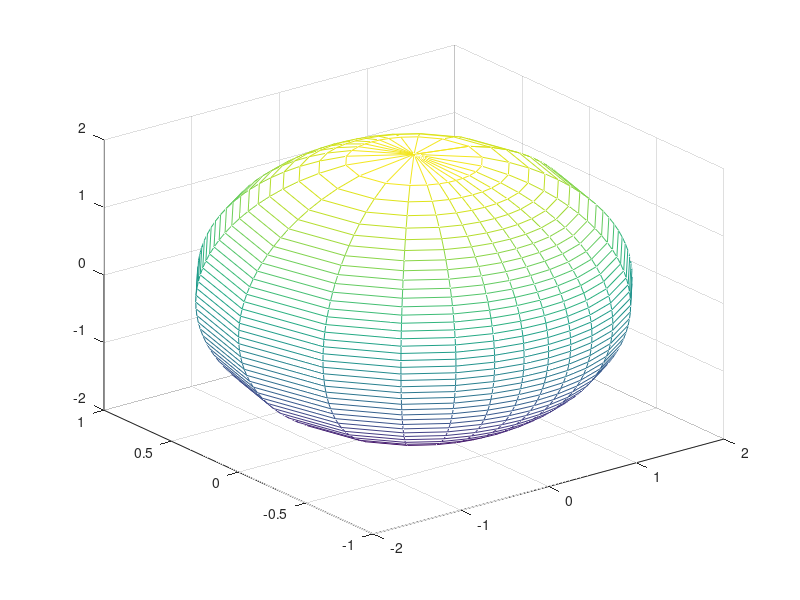

This chart was generated by the following MATLAB code:
THETA=0:pi/12:2*pi;
 Z=-2:.1:2;
 [z,theta]=meshgrid(Z,THETA);
 r=sqrt((-z.^2+4)./(cos(theta).^2+4*sin(theta).^2));
 k=find(real(r)~=r);
 r(k)=NaN;
 x=r.*cos(theta);
 y=r.*sin(theta);
 mesh(x,y,z)
